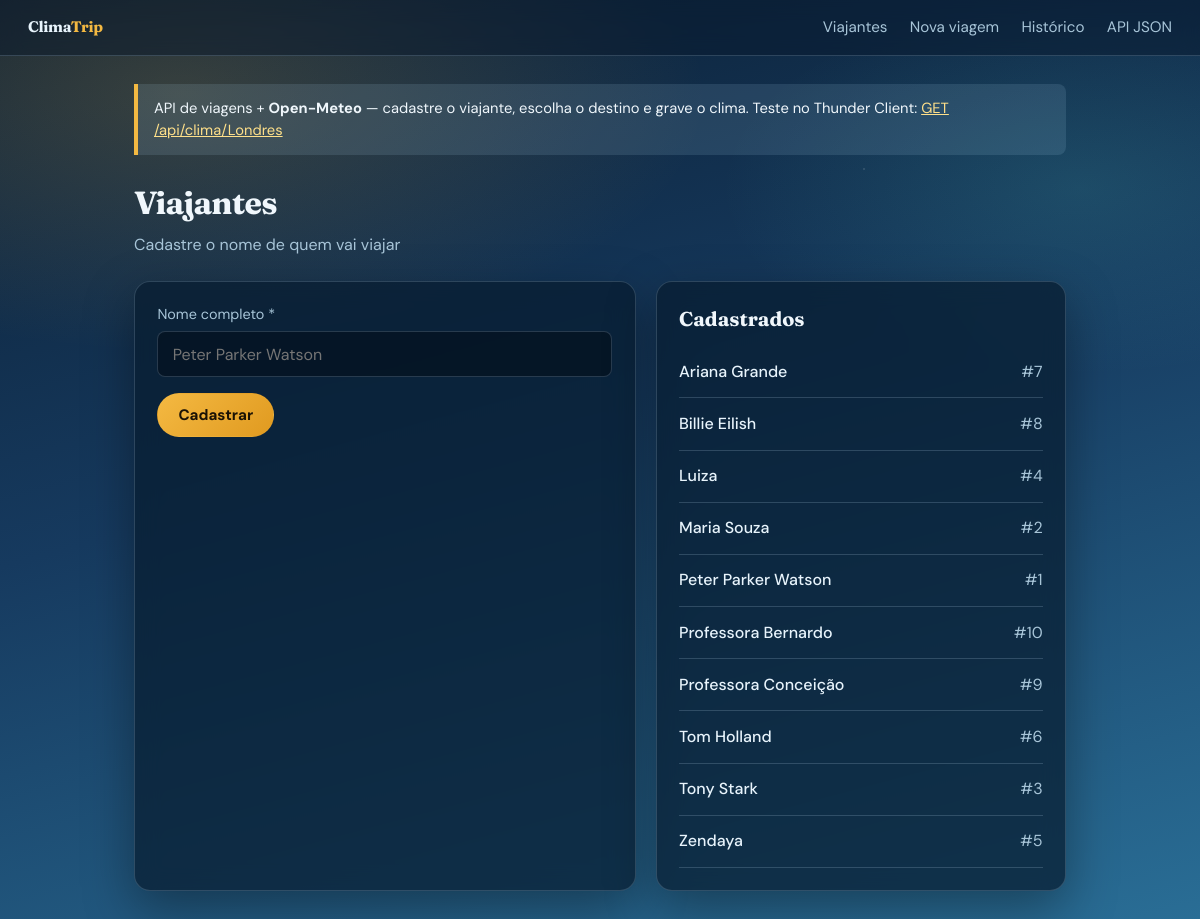
The page /viajantes on the database its author committed.
### models/viajante.py (models this page shows, shortened)
class Viajante(ModeloBase):
    __tablename__ = "viajantes"
    nome = db.Column(db.String(120), nullable=False, unique=True)
    viagens = db.relationship(
        "Viagem",
        back_populates="viajante",
        cascade="all, delete-orphan",
        lazy="dynamic",
    )
    @classmethod
    def listar(cls):
        return cls.query.order_by(cls.nome).all()

### controllers/viagens_controller.py (the view, shortened to what this page needs)
@viagens_bp.route("/viajantes", methods=["GET", "POST"])
def viajantes():
    return render_template("viajantes.html", viajantes=Viajante.listar())

### views/templates/viajantes.html (shortened to what this page needs)
{% extends "layout.html" %}
{% block content %}
<h1>Viajantes</h1>
<p class="subtitulo">Cadastre o nome de quem vai viajar</p>
<div class="grid-2">
    <section class="painel">
        <form method="post" class="form-grid">
            <div class="campo campo-full">
                <label for="nome">Nome completo *</label>
                <input type="text" id="nome" name="nome" required placeholder="Peter Parker Watson">
            </div>
            <div class="campo campo-full">
                <button type="submit" class="btn btn-primario">Cadastrar</button>
            </div>
        </form>
    </section>
    <section class="painel">
        <h2 class="secao-titulo">Cadastrados</h2>
        {% if viajantes %}
            <ul class="lista">
                {% for pessoa in viajantes %}
                <li>
                    <a href="{{ url_for('viagens.detalhe_viajante', viajante_id=pessoa.id) }}">
                        {{ pessoa.nome }}
                    </a>
                    <span style="color: var(--texto-suave);">#{{ pessoa.id }}</span>
                </li>
                {% endfor %}
            </ul>
        {% else %}
            <p class="vazio">Nenhum viajante cadastrado.</p>
        {% endif %}
    </section>
</div>
{% endblock %}

### views/static/css/style.css (style rules this page uses)
* { box-sizing: border-box; }
:root { --céu-topo: #0b1f33; --céu-meio: #163a5f; --céu-baixo: #2a6f97; --névoa: rgba(186, 230, 253, 0.12); --sol: #f4b942; --sol-suave: #ffe08a; --gelo: #e8f4fc; --texto: #f0f7fc; --texto-suave: #a8c5d8; --card: rgba(8, 28, 48, 0.72); --borda: rgba(168, 197, 216, 0.22); --erro: #ff7b72; --sucesso: #5eead4; --sombra: 0 18px 50px rgba(0, 0, 0, 0.35); }
body { margin: 0; min-height: 100vh; font-family: "DM Sans", sans-serif; color: var(--texto); background: radial-gradient(ellipse 80% 50% at 15% 10%, rgba(244, 185, 66, 0.18), transparent 55%), radial-gradient(ellipse 60% 40% at 90% 20%, rgba(94, 234, 212, 0.12), transparent 50%), linear-gradient(165deg, var(--céu-topo) 0%, var(--céu-meio) 45%, var(--céu-baixo) 100%); background-attachment: fixed; line-height: 1.5; }
body::before { content: ""; position: fixed; inset: 0; pointer-events: none; background-image: radial-gradient(1.5px 1.5px at 12% 22%, rgba(255, 255, 255, 0.35), transparent), radial-gradient(1px 1px at 38% 68%, rgba(255, 255, 255, 0.25), transparent), radial-gradient(1.5px 1.5px at 72% 18%, rgba(255, 255, 255, 0.3), transparent), radial-gradient(1px 1px at 88% 55%, rgba(255, 255, 255, 0.2), transparent); animation: drift 40s linear infinite; opacity: 0.7; z-index: 0; }
h1 { font-family: "Fraunces", serif; font-size: 2rem; margin: 0 0 0.35rem; letter-spacing: -0.02em; }
.subtitulo { color: var(--texto-suave); margin: 0 0 1.5rem; }
.painel { background: var(--card); border: 1px solid var(--borda); border-radius: 16px; padding: 1.4rem; box-shadow: var(--sombra); backdrop-filter: blur(12px); animation: fade-up 0.75s ease both; }
.grid-2 { display: grid; grid-template-columns: 1.1fr 0.9fr; gap: 1.25rem; }
.form-grid { display: grid; grid-template-columns: 1fr 1fr; gap: 1rem; }
.campo-full { grid-column: 1 / -1; }
.campo label { display: block; margin-bottom: 0.35rem; color: var(--texto-suave); font-size: 0.9rem; }
.campo input, .campo select { width: 100%; padding: 0.7rem 0.9rem; background: rgba(5, 18, 32, 0.75); border: 1px solid var(--borda); border-radius: 8px; color: var(--texto); font-size: 1rem; font-family: inherit; }
.btn { display: inline-block; padding: 0.7rem 1.25rem; background: transparent; color: var(--texto); text-decoration: none; border: 1px solid var(--borda); border-radius: 999px; font-size: 0.95rem; font-family: inherit; cursor: pointer; transition: background 0.2s, border-color 0.2s, transform 0.15s; }
.btn-primario { background: linear-gradient(135deg, var(--sol), #e09a20); color: #1a1205; border-color: transparent; font-weight: 700; }
.lista { list-style: none; padding: 0; margin: 0; }
.lista li { display: flex; justify-content: space-between; gap: 1rem; align-items: baseline; padding: 0.85rem 0; border-bottom: 1px solid var(--borda); }
.lista a { color: var(--gelo); text-decoration: none; font-weight: 500; }
.secao-titulo { font-family: "Fraunces", serif; font-size: 1.25rem; margin: 0 0 0.75rem; }

### rows shown on the page
Viajante: nome "Ariana Grande", id "7"
Viajante: nome "Billie Eilish", id "8"
Viajante: nome "Luiza", id "4"
Viajante: nome "Maria Souza", id "2"
Viajante: nome "Peter Parker Watson", id "1"
Viajante: nome "Professora Bernardo", id "10"
Viajante: nome "Professora Conceição", id "9"
Viajante: nome "Tom Holland", id "6"
Viajante: nome "Tony Stark", id "3"
Viajante: nome "Zendaya", id "5"
